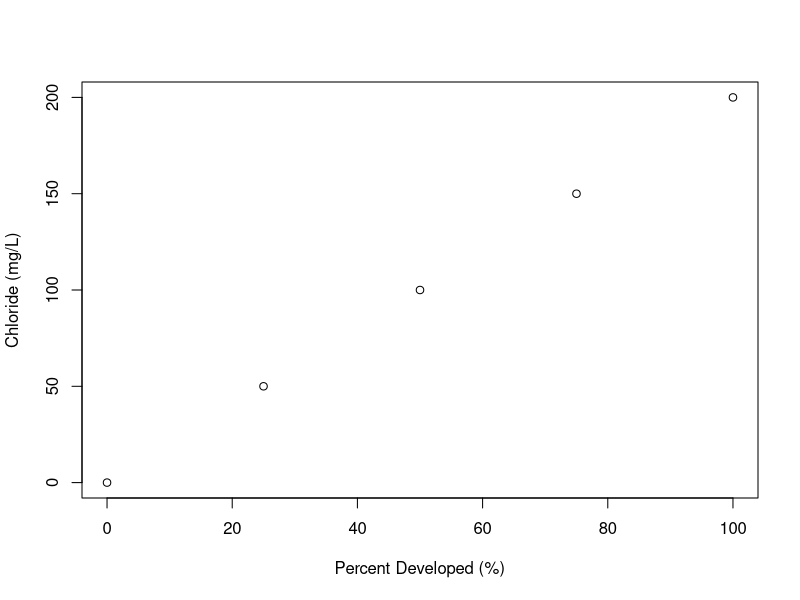

The R source for this figure:
## ---- chunk 1
knitr::opts_chunk$set(echo = TRUE)
## ---- chunk 2
x <- seq(from = 0, to = 100, by = 25)
y <- seq(from = 0, to = 200, by = 50)
plot (x, y, xlab = "Percent Developed (%)", ylab = "Chloride (mg/L)")
